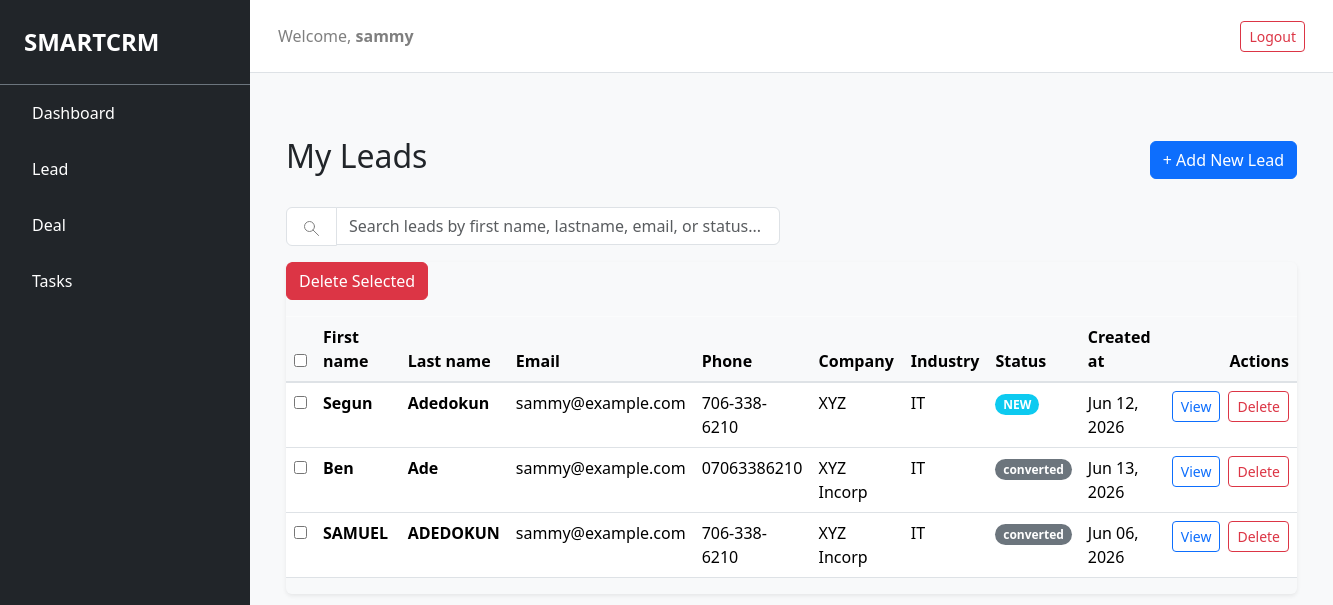
/lead/ (signed in), run on the app's committed database.
### smartcrm/models.py (models this page shows, shortened)
class User(AbstractUser):
    role = models.ForeignKey(Role, on_delete=models.SET_NULL, null=True, blank=True)
    created_at = models.DateTimeField(default=timezone.now)

class Lead(models.Model):
    STATUS_CHOICES = [
        ("new", "New"),
        ("contacted", "Contacted"),
        ("qualified", "Qualified"),
        ("proposal", "Proposal Sent"),
        ("negotiation", "Negotiation"),
        ("won", "Won"),
        ("lost", "Lost"),
    ]
    owner = models.ForeignKey(settings.AUTH_USER_MODEL, on_delete=models.SET_NULL, related_name="owned_leads", null=True)
    first_name = models.CharField(max_length=100, null=True, blank=True)
    last_name = models.CharField(max_length=100, null=True, blank=True)
    email = models.EmailField(blank=True, null=True)
    phone = models.CharField(max_length=20, null=True, blank=True)
    position = models.CharField(max_length=100, blank=True, null=True)
    company = models.CharField(max_length=100, blank=False, null=True)
    industry = models.CharField(max_length=100, blank=True, null=True)
    address = models.TextField(blank=True, null=True)
    city = models.CharField(max_length=100, blank=True, null=True)
    country = models.CharField(max_length=100, default="Nigeria")
    status = models.CharField(max_length=20, choices=STATUS_CHOICES, default="new")
    score = models.IntegerField(default=0)
    created_at = models.DateTimeField(default=timezone.now)

### smartcrm/views.py (the view, shortened to what this page needs)
# urls.py: path("lead/", views.lead, name="lead"),
@login_required
def lead(request):
    lead = Lead.objects.all().order_by('-id')
    query = request.GET.get('q')
    paginator = Paginator(lead, 10)
    page_number = request.GET.get('page')
    try:
        leads = paginator.page(page_number)
    except PageNotAnInteger:
        leads = paginator.page(1)
    except EmptyPage:
        leads = paginator.page(paginator.num_pages)
    return render(request, "smartcrm/lead.html", {
        "leads": leads
    })

### smartcrm/templates/smartcrm/lead.html (shortened to what this page needs)
{% extends "smartcrm/layout.html" %}
{% block body %}
<div class="container mt-4">
    <div class="d-flex justify-content-between align-items-center mb-4">
        <h2>My Leads</h2>
        <a href="{% url 'add_lead' %}" class="btn btn-primary">+ Add New Lead</a>
    </div>
    <div class="row mb-3">
        <div class="col-md-6">
            <form action="{% url 'lead' %}" method="GET">
                <div class="input-group">
                    <button class="input-group-text bg-white"><i class="fas fa-search">
                        <svg height="21" viewBox="0 0 21 21" width="25" xmlns="https://www.w3.org/TR/SVG">
                            <g fill="none" fill-rule="evenodd" stroke="#808080" stroke-linecap="round" stroke-linejoin="round">
                                <circle cx="8.5" cy="8.5" r="5" /><path d="m17.571 17.5-5.571-5.5" /></g></svg></i></button>
                    <input type="text" name="q" id="leadSearch" class="form-control"
                        placeholder="Search leads by first name, lastname, email, or status..."
                        value="{{ request.GET.q }}">
                </div>
            </form>
        </div>
    </div>
    <div class="table-responsive shadow-sm rounded">
        <form action="{% url 'delete_multiple_leads' %}" method="POST" onsubmit="return confirm('Are you sure you want to delete the selected leads?');">
            <div class="mb-3">
                <button type="submit" class="btn btn-danger">Delete Selected</button>
            </div>
            <table class="table table-hover align-middle bg-white">
                <thead class="table-light">
                    <tr>
                        <th>
                            <input type="checkbox" id="select-all">
                        </th>
                        <th>First name</th>
                        <th>Last name</th>
                        <th>Email</th>
                        <th>Phone</th>
                        <th>Company</th>
                        <th>Industry</th>
                        <th>Status</th>
                        <th>Created at</th>
                        <th class="text-end">Actions</th>
                    </tr>
                </thead>
                <tbody>
                    {% for lead in leads %}
                    <tr>
                        <td>
                            <input type="checkbox" name="lead_ids" value="{{ lead.id }}" class="lead-checkbox">
                        </td>
                        <td><strong>{{ lead.first_name }}</strong></td>
                        <td><strong>{{ lead.last_name }}</strong></td>
                        <td>{{ lead.email }}</td>
                        <td>{{ lead.phone }}</td>
                        <td>{{ lead.company }}</td>
                        <td>{{ lead.industry }}</td>
                        <td>
                            <span class="badge rounded-pill
                                {% if lead.status == 'NEW' %}bg-info
                                {% elif lead.status == 'CONTACTED' %}bg-warning
                                {% elif lead.status == 'QUALIFIED' %}bg-success
                                {% else %}bg-secondary{% endif %}">
                                {{ lead.get_status_display }}
                            </span>
                        <td>{{ lead.created_at|date:"M d, Y" }}</td>
                        <td class="text-end">
                            <div class="d-inline-flex gap-2">
                                <a href="{% url 'lead_detail' lead.id %}" class="btn btn-sm btn-outline-primary">View</a>
                                <form action="{% url 'delete_lead' lead.id %}" method="POST" onsubmit="return confirm('Are you sure you want to delete this lead?');">
                                    <button type="submit" class="btn btn-sm btn-outline-danger">
                                        Delete
                                    </button>
                                </form>
                            </div>
                        </td>
                    </tr>
                    {% empty %}
                    <tr>
                        <td colspan="6" class="text-center py-4 text-muted">
                            No leads found. Click "+ Add New Lead" to get started!
                        </td>
                    </tr>
                    {% endfor %}
                </tbody>
            </table>
        </form>
    </div>
</div>
{% endblock %}

### smartcrm/templates/smartcrm/layout.html (shortened to what this page needs)
{% load static %}
<!DOCTYPE html>
<html lang="en">
    <head>
        <link rel="stylesheet" href="https://stackpath.bootstrapcdn.com/bootstrap/4.4.1/css/bootstrap.min.css">
        <link href="{% static 'smartcrm/css/bootstrap.min.css' %}" rel="stylesheet">
    </head>
    <body class="bg-light">
        <div class="d-flex" id="wrapper">
            {% if user.is_authenticated %}
            <div id="sidebar-wrapper" class="bg-dark text-white flex-shrink-0" style="width: 250px; min-height: 100vh;">
                <div class="sidebar-heading p-4 fs-4 fw-bold border-bottom border-secondary">SMARTCRM</div>
                <div>
                    <a href="{% url 'index' %}" class="list-group-item list-group-item-action bg-dark text-white border-0 py-3 px-4 {% if active_page == 'dashboard' %}active{% endif %}">
                         Dashboard
                    </a>
                    <a href="{% url 'lead' %}" class="list-group-item list-group-item-action bg-dark text-white border-0 py-3 px-4 {% if active_page == 'leads' %}active{% endif %}">
                         Lead
                    </a>
                    <a href="{% url 'deals_dashboard' %}" class="list-group-item list-group-item-action bg-dark text-white border-0 py-3 px-4 {% if active_page == 'analytics' %}active{% endif %}">
                         Deal
                    </a>
                    <a href="{% url 'tasks_dashboard' %}" class="list-group-item list-group-item-action bg-dark text-white border-0 py-3 px-4 {% if active_page == 'tasks' %}active{% endif %}">
                         Tasks
                    </a>
                </div>
            {% endif %}
        </div>
        <main id="page-content-wrapper" class="flex-grow-1 main">
            {% if user.is_authenticated %}
            <nav class="navbar navbar-expand-lg navbar-light bg-white border-bottom p-3">
                <div class="container-fluid">
                    <span class="navbar-text">Welcome, <strong>{{ user.username }}</strong></span>
                    <a href="{% url 'logout' %}" class="btn btn-outline-danger btn-sm">Logout</a>
                </div>
            </nav>
            {% endif %}
            <section id="app" class="container-fluid p-4">
                {% block body %}{% endblock %}
            </section>
        </main>
    </body>
</html>

### data on the page
User: username "sammy"
Lead: first_name "Segun", last_name "Adedokun", email "sammy@example.com", phone "706-338-6210", company "XYZ", industry "IT", status "NEW", created_at "Jun 12, 2026"
Lead: first_name "Ben", last_name "Ade", email "sammy@example.com", phone "07063386210", company "XYZ Incorp", industry "IT", status "converted", created_at "Jun 13, 2026"
Lead: first_name "SAMUEL", last_name "ADEDOKUN", email "sammy@example.com", phone "706-338-6210", company "XYZ Incorp", industry "IT", status "converted", created_at "Jun 06, 2026"
